Frame 1 (no input): blank canvas, image omitted
Frame 60 (the mouse pressed at the canvas centre just before this capture): blank canvas, image omitted
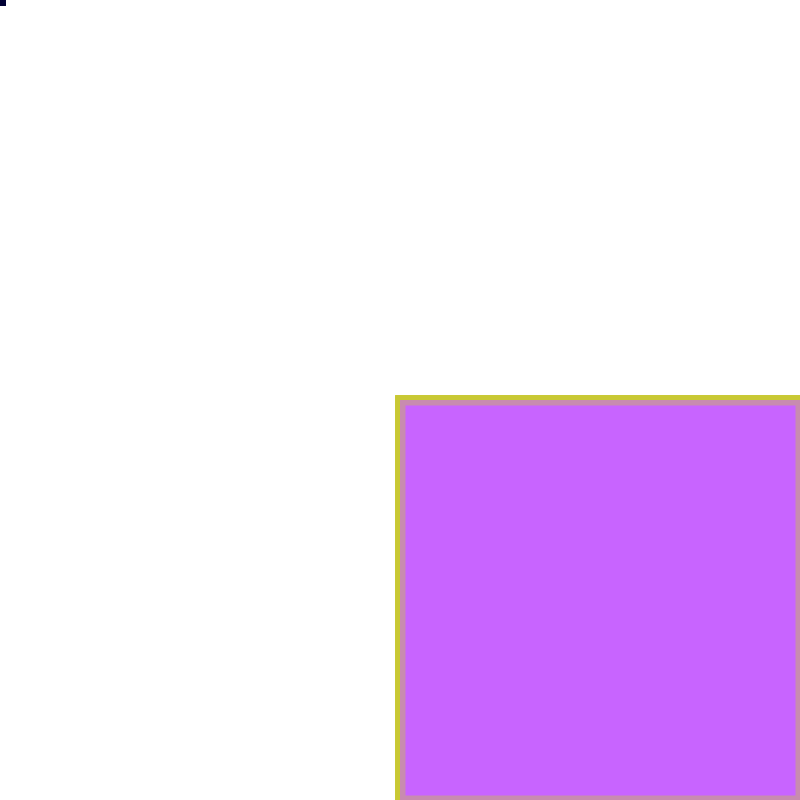
Frame 120 (the mouse held since frame 60 and released just before this capture)

The Processing sketch whose frames 1 and 60 were blank and that drew this single picture after the mouse press (run headless with seeded random() and noise(); from frame 60 on, the mouse is pressed at the canvas centre):

// Processing sketch: processing_55516
// ── processing_55516.pde

/* Source: http://www.openprocessing.org/sketch/51216, code was modified to meet my own needs */

void setup() {
  size(800,800);
  background(255);
}
 


 
void draw() {
  smooth();
  fill(200,100,300);
  strokeWeight(10);
  stroke(mouseX/2,mouseY/2,50,100);
  /* the size of the rectangles are reliant on the x and y values of mouse*/
  rect(mouseX,mouseY,mouseY,mouseX);
alpha (0);




}


/* mouseReleased tag allows for the user to begin the sketch over again by clearing everything that was drawn*/

void mouseReleased () {
  background (255);
}
